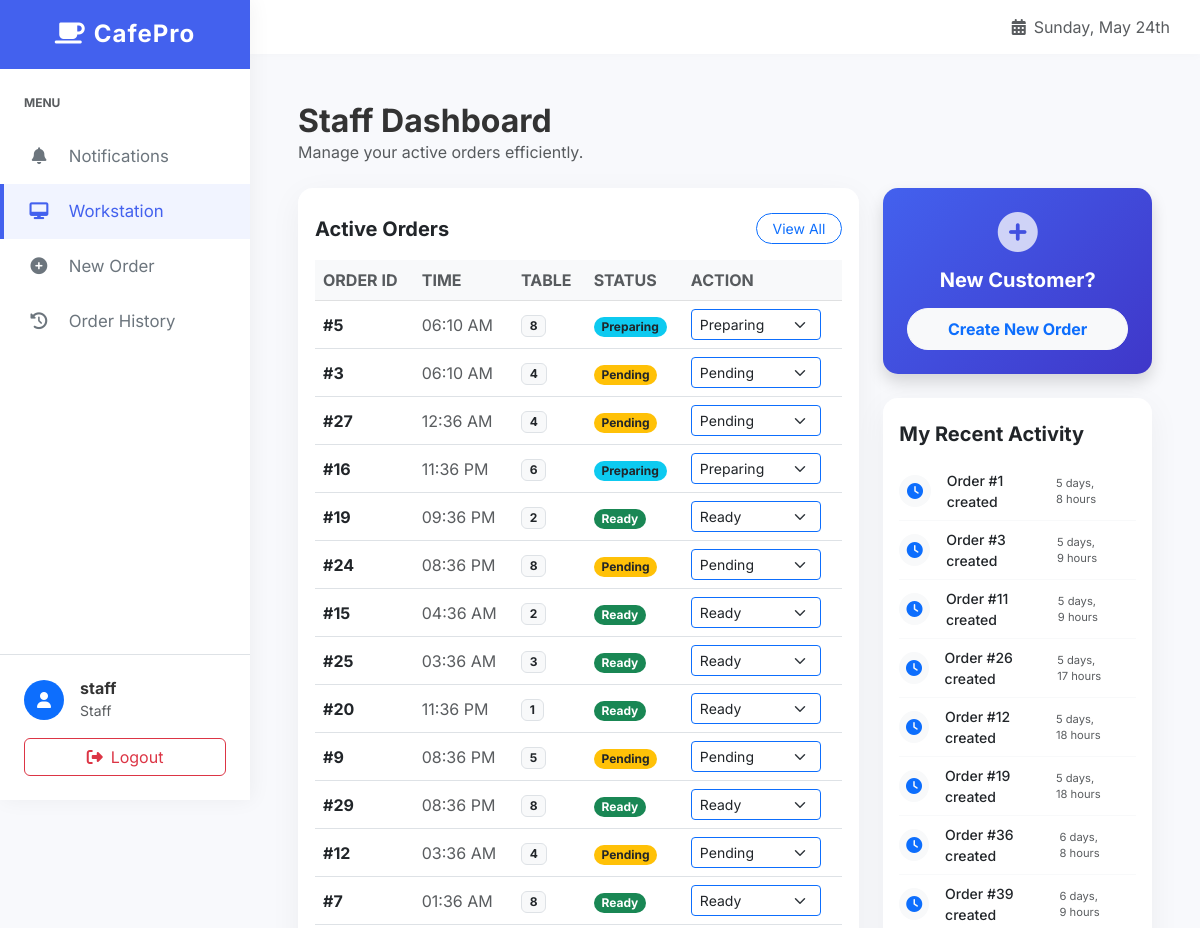
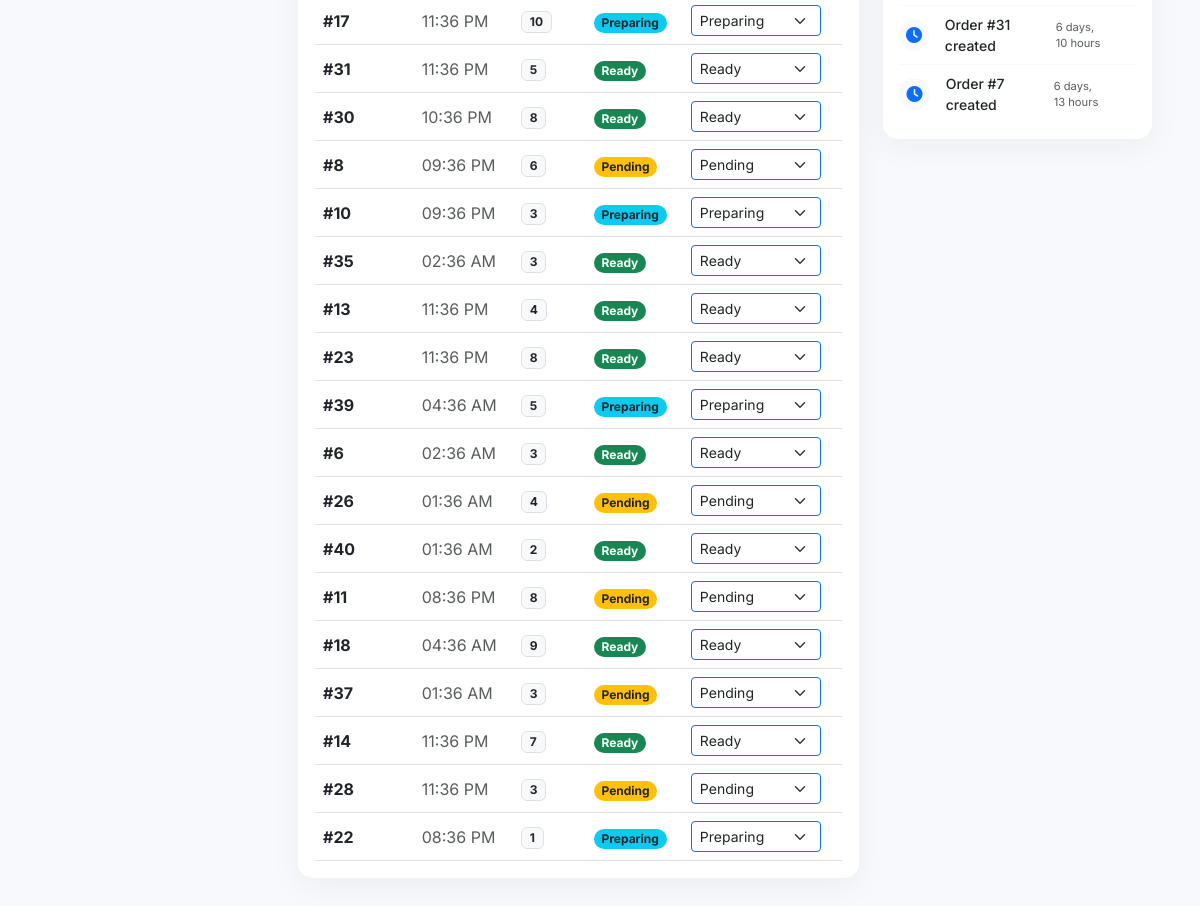
The app's page /cafe/staff-dashboard/ (signed in) with its own data (2 pictures, top to bottom).
### cafe/models.py (models this page shows, shortened)
class User(AbstractUser):
    ROLE_CHOICES = (
        ('admin', 'Admin'),
        ('staff', 'Staff'),
    )
    role = models.CharField(max_length=20, choices=ROLE_CHOICES, default='staff')

class Order(models.Model):
    STATUS_CHOICES = (
        ('pending', 'Pending'),
        ('preparing', 'Preparing'),
        ('ready', 'Ready'),
        ('delivered', 'Delivered'),
    )
    user = models.ForeignKey(User, on_delete=models.CASCADE, related_name='orders')
    status = models.CharField(max_length=20, choices=STATUS_CHOICES, default='pending')
    table_number = models.CharField(max_length=10, blank=True, null=True)
    subtotal = models.DecimalField(max_digits=10, decimal_places=2, default=0.00)
    gst_amount = models.DecimalField(max_digits=10, decimal_places=2, default=0.00)
    total_price = models.DecimalField(max_digits=10, decimal_places=2, default=0.00)
    created_at = models.DateTimeField(auto_now_add=True)
    updated_at = models.DateTimeField(auto_now=True)

class Activity(models.Model):
    ACTIVITY_TYPES = (
        ('order_created', 'Order Created'),
        ('order_status', 'Order Status Updated'),
        ('menu_added', 'Menu Item Added'),
        ('menu_updated', 'Menu Item Updated'),
        ('menu_deleted', 'Menu Item Deleted'),
        ('inventory_updated', 'Inventory Updated'),
    )
    message = models.CharField(max_length=255)
    activity_type = models.CharField(max_length=50, choices=ACTIVITY_TYPES)
    created_at = models.DateTimeField(auto_now_add=True)

### cafe/decorators.py (the view)
        def _wrapped_view(request, *args, **kwargs):
            if check_role(request.user):
                return view_func(request, *args, **kwargs)
            else:
                messages.error(request, "Unauthorized Access! Please log in as a staff member.")
                return redirect(redirect_url)

### cafe/context_processors.py (called while the page is built)
def notifications_context(request):
    if request.user.is_authenticated:
        qs = Notification.objects.filter(user=request.user) | Notification.objects.filter(user__isnull=True)
        unread_count = qs.filter(is_read=False).count()
        recent_notifications = qs.order_by('-created_at')[:5]
        return {
            'unread_notifications_count': unread_count,
            'recent_notifications': recent_notifications,
        }
    return {
        'unread_notifications_count': 0,
        'recent_notifications': [],
    }

### cafe/views.py (called while the page is built)
@staff_required
def staff_dashboard(request):
    active_orders = Order.objects.filter(status__in=['pending', 'preparing', 'ready']).order_by('-created_at')
    recent_activities = Activity.objects.filter(activity_type__in=['order_created', 'order_status']).order_by('-created_at')[:10]
    context = {
        'active_orders': active_orders,
        'recent_activities': recent_activities,
    }
    return render(request, 'cafe/staff_dashboard.html', context)

### cafe/templates/cafe/staff_dashboard.html (shortened to what this page needs)
{% extends 'cafe/base.html' %}
{% block content %}
<div class="row align-items-center mb-4">
    <div class="col">
        <h2 class="fw-bold mb-0">Staff Dashboard</h2>
        <p class="text-muted mb-0">Manage your active orders efficiently.</p>
    </div>
</div>
<div class="row g-4">
    <div class="col-lg-8">
        <div class="card glass-card-staff h-100">
            <div class="card-header bg-transparent border-0 d-flex justify-content-between align-items-center pt-4 pb-0">
                <h5 class="fw-bold mb-0 text-dark">Active Orders</h5>
                <a href="{% url 'cafe:order_list' %}" class="btn btn-sm btn-outline-primary rounded-pill px-3">View All</a>
            </div>
            <div class="card-body">
                <div class="table-responsive">
                    <table class="table table-hover align-middle mb-0">
                        <thead class="table-light">
                            <tr>
                                <th class="text-muted text-uppercase text-xs fw-bold">Order ID</th>
                                <th class="text-muted text-uppercase text-xs fw-bold">Time</th>
                                <th class="text-muted text-uppercase text-xs fw-bold">Table</th>
                                <th class="text-muted text-uppercase text-xs fw-bold">Status</th>
                                <th class="text-muted text-uppercase text-xs fw-bold">Action</th>
                            </tr>
                        </thead>
                        <tbody>
                            {% for order in active_orders %}
                            <tr>
                                <td><strong>#{{ order.id }}</strong></td>
                                <td class="text-muted">{{ order.created_at|date:"h:i A" }}</td>
                                <td><span class="badge bg-light text-dark border">{{ order.table_number|default:"-" }}</span></td>
                                <td>
                                    {% if order.status == 'pending' %}
                                        <span class="badge bg-warning text-dark rounded-pill">Pending</span>
                                    {% elif order.status == 'preparing' %}
                                        <span class="badge bg-info text-dark rounded-pill">Preparing</span>
                                    {% elif order.status == 'ready' %}
                                        <span class="badge bg-success rounded-pill">Ready</span>
                                    {% else %}
                                        <span class="badge bg-secondary rounded-pill">{{ order.get_status_display }}</span>
                                    {% endif %}
                                </td>
                                <td>
                                    <form action="{% url 'cafe:order_update_status' order.id %}" method="post" class="d-inline">
                                        <div class="input-group input-group-sm" style="width: 130px;">
                                            <select name="status" class="form-select border-primary" onchange="this.form.submit()">
                                                <option value="pending" {% if order.status == 'pending' %}selected{% endif %}>Pending</option>
                                                <option value="preparing" {% if order.status == 'preparing' %}selected{% endif %}>Preparing</option>
                                                <option value="ready" {% if order.status == 'ready' %}selected{% endif %}>Ready</option>
                                            </select>
                                        </div>
                                    </form>
                                </td>
                            </tr>
                            {% endfor %}
                        </tbody>
                    </table>
                </div>
            </div>
        </div>
    </div>
    <div class="col-lg-4">
        <div class="card glass-card-staff bg-primary text-white border-0 shadow mb-4" style="background: linear-gradient(135deg, #4361ee 0%, #3f37c9 100%);">
            <div class="card-body p-4 text-center">
                <i class="fas fa-plus-circle fs-1 mb-3 opacity-75"></i>
                <h5 class="fw-bold mb-3">New Customer?</h5>
                <a href="{% url 'cafe:order_create' %}" class="btn btn-light text-primary fw-bold rounded-pill px-4 py-2 w-100">
                    Create New Order
                </a>
            </div>
        </div>
        <div class="card glass-card-staff border-0">
            <div class="card-header bg-transparent border-0 pt-4 pb-0">
                <h5 class="fw-bold mb-0 text-dark">My Recent Activity</h5>
            </div>
            <div class="card-body">
                <div class="list-group list-group-flush">
                    {% for activity in recent_activities %}
                    <div class="list-group-item px-0 border-light bg-transparent d-flex justify-content-between align-items-center">
                        <div class="d-flex align-items-center">
                            <div class="rounded-circle bg-light text-primary d-flex align-items-center justify-content-center me-3" style="width: 32px; height: 32px;">
                                <i class="fas fa-clock fs-6"></i>
                            </div>
                            <small class="fw-medium text-dark">{{ activity.message }}</small>
                        </div>
                        <small class="text-muted" style="font-size: 0.7rem;">{{ activity.created_at|timesince }}</small>
                    </div>
                    {% empty %}
                    <div class="text-center py-3 text-muted">
                        No recent activity.
                    </div>
                    {% endfor %}
                </div>
            </div>
        </div>
    </div>
</div>
{% endblock %}

### cafe/templates/cafe/base.html (shortened to what this page needs)
<!DOCTYPE html>
<html lang="en">
<head>
    <link href="https://cdn.jsdelivr.net/npm/bootstrap@5.3.0/dist/css/bootstrap.min.css" rel="stylesheet">
    <link rel="stylesheet" href="https://cdnjs.cloudflare.com/ajax/libs/font-awesome/6.4.0/css/all.min.css">
</head>
<body>
    <div class="wrapper">
        {% if user.is_authenticated %}
        <nav id="sidebar">
            <div class="sidebar-header">
                <h3><i class="fas fa-coffee me-2"></i>CafePro</h3>
            </div>
            <ul class="list-unstyled components">
                <li class="px-4 mb-3">
                    <small class="text-uppercase text-muted fw-bold" style="font-size: 0.75rem;">Menu</small>
                </li>
                <li class="{% if 'notifications' in request.resolver_match.url_name %}active{% endif %}">
                    <a href="{% url 'cafe:notifications_list' %}" class="d-flex justify-content-between align-items-center">
                        <span><i class="fas fa-bell"></i> Notifications</span>
                    </a>
                </li>
                {% if user.role == 'admin' or user.is_superuser %}
                    <li class="{% if request.resolver_match.url_name == 'admin_dashboard' %}active{% endif %}">
                        <a href="{% url 'cafe:admin_dashboard' %}"><i class="fas fa-chart-pie"></i> Dashboard</a>
                    </li>
                    <li class="{% if 'menu' in request.resolver_match.url_name %}active{% endif %}">
                        <a href="{% url 'cafe:menu_list' %}"><i class="fas fa-utensils"></i> Menu Items</a>
                    </li>
                    <li class="{% if 'order' in request.resolver_match.url_name %}active{% endif %}">
                        <a href="{% url 'cafe:order_list' %}"><i class="fas fa-receipt"></i> Orders</a>
                    </li>
                {% elif user.role == 'staff' %}
                    <li class="{% if request.resolver_match.url_name == 'staff_dashboard' %}active{% endif %}">
                        <a href="{% url 'cafe:staff_dashboard' %}"><i class="fas fa-desktop"></i> Workstation</a>
                    </li>
                    <li class="{% if request.resolver_match.url_name == 'order_create' %}active{% endif %}">
                        <a href="{% url 'cafe:order_create' %}"><i class="fas fa-plus-circle"></i> New Order</a>
                    </li>
                    <li class="{% if request.resolver_match.url_name == 'order_list' %}active{% endif %}">
                        <a href="{% url 'cafe:order_list' %}"><i class="fas fa-history"></i> Order History</a>
                    </li>
                {% endif %}
            </ul>
            <div class="mt-auto p-4 border-top">
                <div class="d-flex align-items-center mb-3">
                    <div class="bg-primary text-white rounded-circle d-flex align-items-center justify-content-center me-3" style="width: 40px; height: 40px;">
                        <i class="fas fa-user"></i>
                    </div>
                    <div>
                        <h6 class="mb-0 fw-bold">{{ user.username }}</h6>
                        <small class="text-muted text-capitalize">{{ user.role }}</small>
                    </div>
                </div>
                <form action="{% url 'cafe:logout' %}" method="post">
                    <button type="submit" class="btn btn-outline-danger w-100"><i class="fas fa-sign-out-alt me-2"></i>Logout</button>
                </form>
            </div>
        </nav>
        {% endif %}
        <div id="content" {% if not user.is_authenticated %}style="width:100%"{% endif %}>
            {% if user.is_authenticated %}
            <div class="top-navbar">
                <div class="ms-auto d-flex align-items-center">
                    <span class="text-muted"><i class="fas fa-calendar-alt me-2"></i>{% now "l, F jS" %}</span>
                </div>
            </div>
            {% endif %}
            <div class="container-fluid p-4 p-md-5">
                {% block content %}
                {% endblock %}
            </div>
        </div>
    </div>
</body>
</html>

### cafe/templates/cafe/base.html (style rules this page uses)
:root { --primary-color: #4361ee; --secondary-color: #3f37c9; --success-color: #4cc9f0; --danger-color: #f72585; --warning-color: #f8961e; --dark-color: #1a1a2e; --light-bg: #f8f9fc; --sidebar-width: 250px; }
body { font-family: 'Inter', sans-serif; background-color: var(--light-bg); color: #333; overflow-x: hidden; }
#sidebar { width: var(--sidebar-width); height: 100vh; position: fixed; top: 0; left: 0; background: #ffffff; box-shadow: 2px 0 20px rgba(0,0,0,0.05); z-index: 1000; transition: all 0.3s ease; display: flex; flex-direction: column; }
#sidebar .sidebar-header { padding: 20px; background: var(--primary-color); color: white; text-align: center; }
#sidebar .sidebar-header h3 { margin: 0; font-weight: 700; letter-spacing: 1px; font-size: 1.5rem; }
#sidebar ul.components { padding: 20px 0; flex-grow: 1; }
#sidebar ul li a { padding: 15px 25px; font-size: 1.05em; display: block; color: #6c757d; text-decoration: none; transition: all 0.3s; border-left: 4px solid transparent; }
#sidebar ul li a i { margin-right: 15px; width: 20px; text-align: center; }
#sidebar ul li a:hover, #sidebar ul li.active > a { color: var(--primary-color); background: #f1f4ff; border-left: 4px solid var(--primary-color); }
#content { width: calc(100% - var(--sidebar-width)); min-height: 100vh; transition: all 0.3s; position: absolute; top: 0; right: 0; }
.top-navbar { background: white; box-shadow: 0 2px 10px rgba(0,0,0,0.02); padding: 15px 30px; display: flex; justify-content: space-between; align-items: center; }

### cafe/templates/cafe/staff_dashboard.html (style rules this page uses)
.glass-card-staff { background: rgba(255, 255, 255, 0.95); backdrop-filter: blur(10px); border-radius: 15px; border: 1px solid rgba(255, 255, 255, 0.2); box-shadow: 0 8px 32px rgba(0, 0, 0, 0.05); }

### records on screen
User: username "staff", role "Staff"
Order: id "5", created_at "06:10 AM", table_number "8", shows "Preparing", status "Preparing"
Order: id "3", created_at "06:10 AM", table_number "4", shows "Pending", status "Pending"
Order: id "27", created_at "12:36 AM", table_number "4", shows "Pending", status "Pending"
Order: id "16", created_at "11:36 PM", table_number "6", shows "Preparing", status "Preparing"
Order: id "19", created_at "09:36 PM", table_number "2", shows "Ready", status "Ready"
Order: id "24", created_at "08:36 PM", table_number "8", shows "Pending", status "Pending"
Order: id "15", created_at "04:36 AM", table_number "2", shows "Ready", status "Ready"
Order: id "25", created_at "03:36 AM", table_number "3", shows "Ready", status "Ready"
Order: id "20", created_at "11:36 PM", table_number "1", shows "Ready", status "Ready"
Order: id "9", created_at "08:36 PM", table_number "5", shows "Pending", status "Pending"
Order: id "29", created_at "08:36 PM", table_number "8", shows "Ready", status "Ready"
Order: id "12", created_at "03:36 AM", table_number "4", shows "Pending", status "Pending"
Order: id "7", created_at "01:36 AM", table_number "8", shows "Ready", status "Ready"
Order: id "17", created_at "11:36 PM", table_number "10", shows "Preparing", status "Preparing"
Order: id "31", created_at "11:36 PM", table_number "5", shows "Ready", status "Ready"
Order: id "30", created_at "10:36 PM", table_number "8", shows "Ready", status "Ready"
Order: id "8", created_at "09:36 PM", table_number "6", shows "Pending", status "Pending"
Order: id "10", created_at "09:36 PM", table_number "3", shows "Preparing", status "Preparing"
Order: id "35", created_at "02:36 AM", table_number "3", shows "Ready", status "Ready"
Order: id "13", created_at "11:36 PM", table_number "4", shows "Ready", status "Ready"
Order: id "23", created_at "11:36 PM", table_number "8", shows "Ready", status "Ready"
Order: id "39", created_at "04:36 AM", table_number "5", shows "Preparing", status "Preparing"
Order: id "6", created_at "02:36 AM", table_number "3", shows "Ready", status "Ready"
Order: id "26", created_at "01:36 AM", table_number "4", shows "Pending", status "Pending"
Order: id "40", created_at "01:36 AM", table_number "2", shows "Ready", status "Ready"
Order: id "11", created_at "08:36 PM", table_number "8", shows "Pending", status "Pending"
Order: id "18", created_at "04:36 AM", table_number "9", shows "Ready", status "Ready"
Order: id "37", created_at "01:36 AM", table_number "3", shows "Pending", status "Pending"
Order: id "14", created_at "11:36 PM", table_number "7", shows "Ready", status "Ready"
Order: id "28", created_at "11:36 PM", table_number "3", shows "Pending", status "Pending"
Order: id "22", created_at "08:36 PM", table_number "1", shows "Preparing", status "Preparing"
Activity: message "Order #1 created", created_at "5 days, 8 hours"
Activity: message "Order #3 created", created_at "5 days, 9 hours"
Activity: message "Order #11 created", created_at "5 days, 9 hours"
Activity: message "Order #26 created", created_at "5 days, 17 hours"
Activity: message "Order #12 created", created_at "5 days, 18 hours"
Activity: message "Order #19 created", created_at "5 days, 18 hours"
Activity: message "Order #36 created", created_at "6 days, 8 hours"
Activity: message "Order #39 created", created_at "6 days, 9 hours"
Activity: message "Order #31 created", created_at "6 days, 10 hours"
Activity: message "Order #7 created", created_at "6 days, 13 hours"
